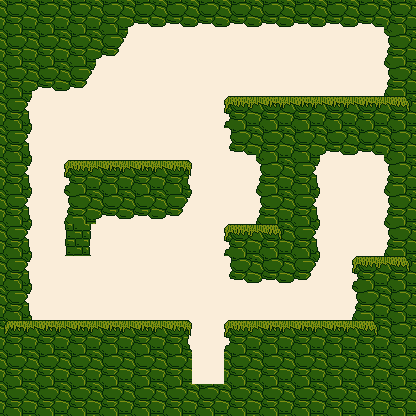

This game map was drawn from its Tiled (.tmx) file and the tilesets committed beside it. A one-line description and the trimmed map source follow:
An orthogonal 13x13 tile map with 32x32 px tiles, 2 tile layers (sky, ground) and 15 objects (5x action, 4x snakeground, 3x char, 2x move, collect).

<map version="1.0" orientation="orthogonal" renderorder="right-down" width="13" height="13" tilewidth="32" tileheight="32" nextobjectid="53">
 <tileset firstgid="1" name="green" tilewidth="32" tileheight="32">
  <image source="../../src/img/green.png" width="256" height="256" />
  <terraintypes>
   <terrain name="gnd" tile="-1" />
  </terraintypes>
  <tile id="1" terrain="0,0,0,0" />
  <tile id="2" terrain=",,0,0" />
  <tile id="3" terrain=",,0," />
  <tile id="4" terrain=",,,0" />
  <tile id="5" terrain=",0,,0" />
  <tile id="6" terrain=",0,0,0" />
  <tile id="7" terrain="0,,0," />
  <tile id="8" terrain="0,,0,0" />
  <tile id="9" terrain="0,0,," />
  <tile id="11" terrain=",0,," />
  <tile id="12" terrain="0,,," />
  <tile id="16" terrain="0,0,0," />
  <tile id="17" terrain="0,0,,0" />
  <tile id="18">
   <objectgroup draworder="index" />
  </tile>
  <tile id="29">
   <animation>
    <frame tileid="29" duration="150" />
    <frame tileid="30" duration="150" />
    <frame tileid="31" duration="150" />
    <frame tileid="32" duration="150" />
   </animation>
  </tile>
  <tile id="33">
   <animation>
    <frame tileid="33" duration="100" />
    <frame tileid="34" duration="100" />
    <frame tileid="35" duration="100" />
   </animation>
  </tile>
 </tileset>
 <layer name="sky" width="13" height="13">
  <data>[169 cells, 169 non-empty, 1 distinct tile ids]</data>
 </layer>
 <layer name="ground" width="13" height="13">
  <properties>
   <property name="collidable" value="true" />
  </properties>
  <data>[169 cells, 104 non-empty, 12 distinct tile ids]</data>
 </layer>
 <objectgroup name="objects">
  <properties>
   <property name="collidable" value="true" />
  </properties>
  <object id="7" name="finish" type="action" gid="19" x="352" y="192" width="32" height="32" />
  <object id="28" name="shaman" type="char" x="32" y="288" width="32" height="32">
   <properties>
    <property name="controlled" value="true" />
   </properties>
  </object>
  <object id="32" name="door" type="action" gid="27" x="64" y="320" width="32" height="32" />
  <object id="33" name="door" type="action" gid="26" x="64" y="288" width="32" height="32" />
  <object id="38" name="snake" type="char" x="96" y="288" width="30" height="32" />
  <object id="39" name="flappyflap" type="char" x="96" y="128" width="32" height="32" />
  <object id="40" name="lava" type="action" gid="34" x="192" y="386" width="32" height="32" />
  <object id="43" name="snakeground" gid="6" x="224" y="288" width="32" height="32" />
  <object id="44" name="snakeground" gid="12" x="224" y="320" width="32" height="32" />
  <object id="45" name="snakeground" gid="13" x="256" y="320" width="32" height="32" />
  <object id="46" name="snakeground" gid="2" x="256" y="288" width="32" height="32" />
  <object id="47" name="openwall" type="action" gid="18" x="288" y="320" width="32" height="32" />
  <object id="50" name="box" type="move" gid="16" x="288" y="96" width="32" height="32" />
  <object id="51" name="box" type="move" gid="16" x="128" y="160" width="32" height="32" />
  <object id="52" name="key" type="collect" gid="30" x="128" y="128" width="32" height="32">
   <properties>
    <property name="collectable" value="true" />
   </properties>
  </object>
 </objectgroup>
</map>
